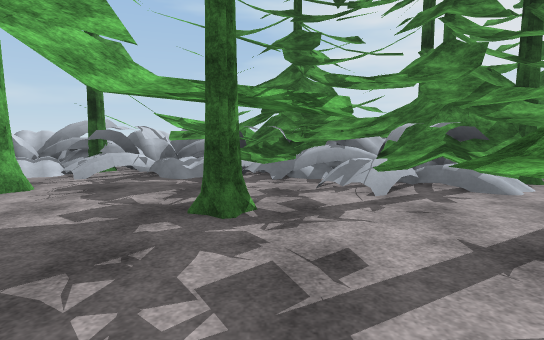
[1] (above)

23 first-person views from a walk through a scene from a Unity 3-D project. The camera is 1.4 m above the floor, tilts 6° down and sees 80° across. The floor is counted in squares, 2 m on a side. Each view is taken from the middle of a square. On the plan, view 1 faces up. The plan holds only what a view shows up to about 10 squares ahead; the rest is blank. The place goes on beyond the plan. Some surface patterns are stand-ins.

[2]
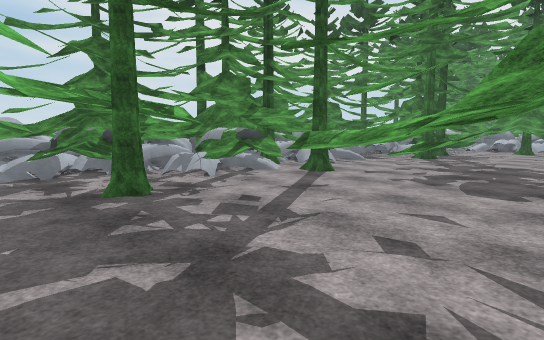

[3]
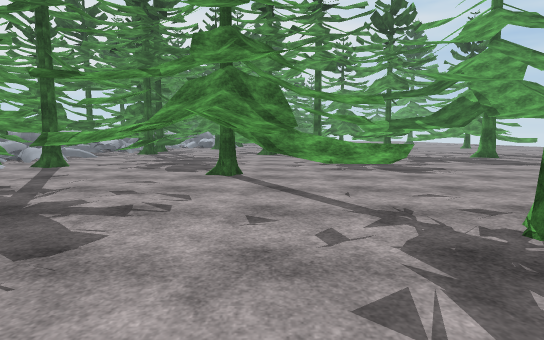

[4]
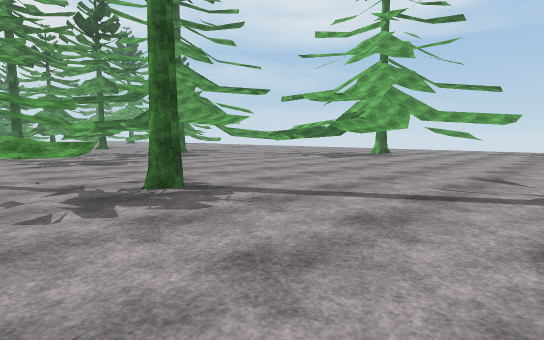

[5]
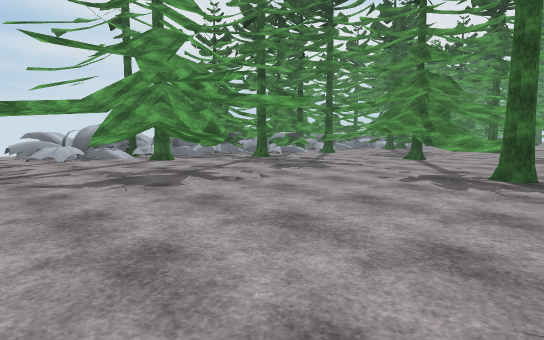

[6]
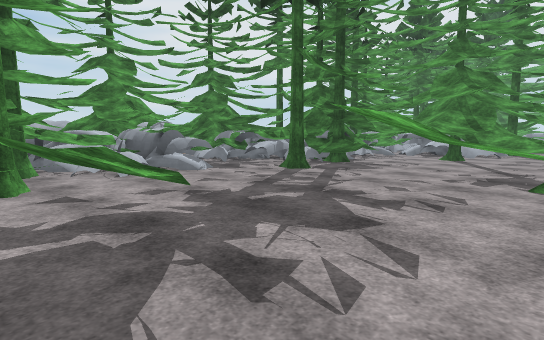

[7]
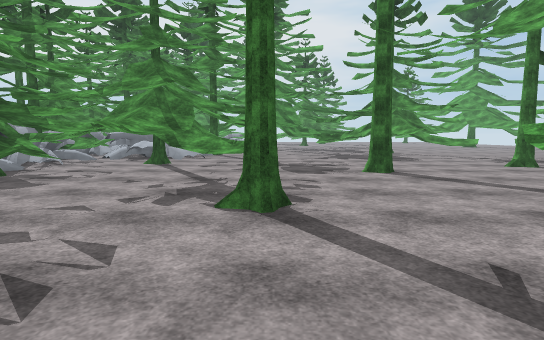

[8]
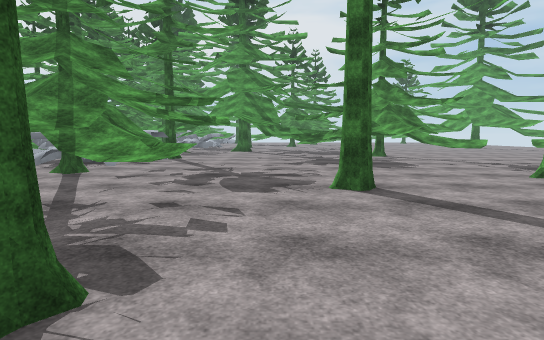

[9]
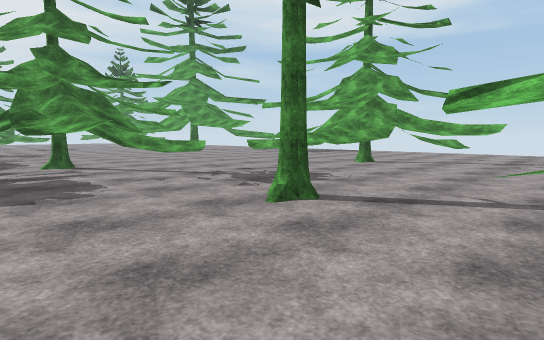

[10]
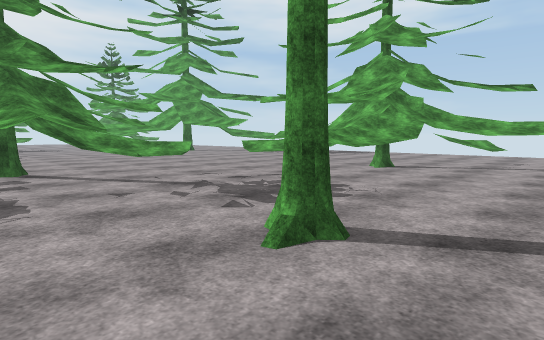

[11]
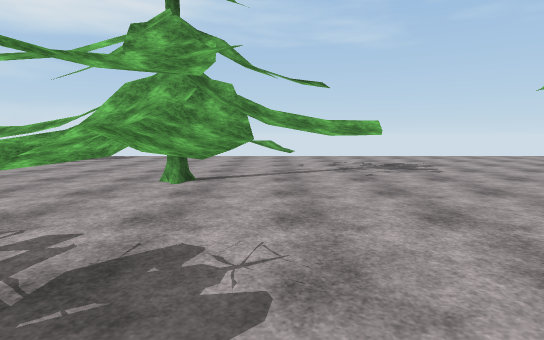

[12]
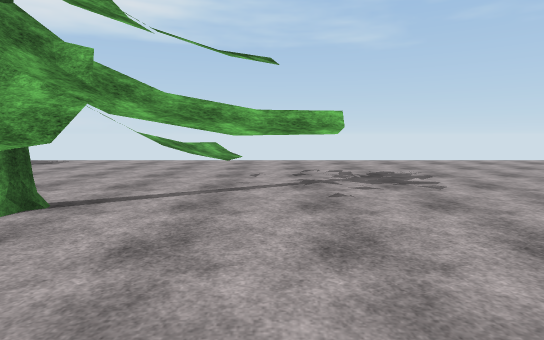

[13]
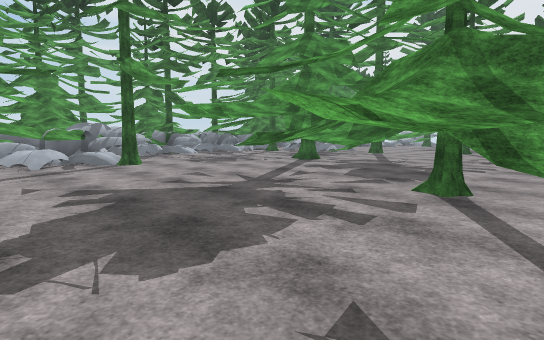

[14]
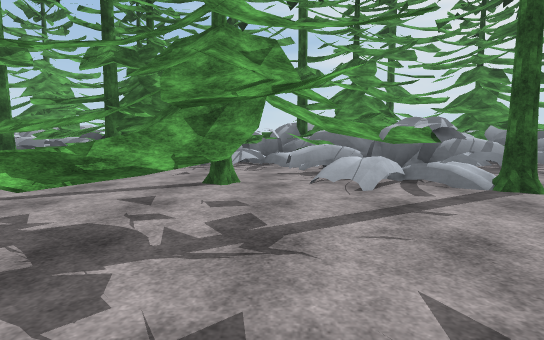

[15]
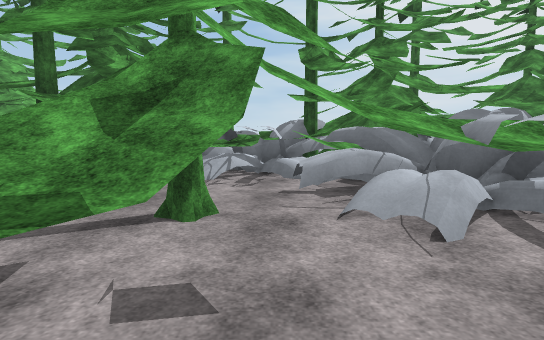

[16]
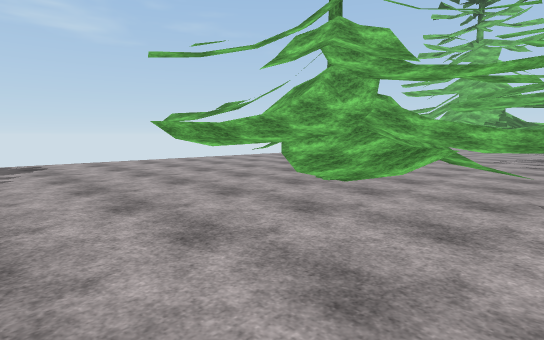

[17]
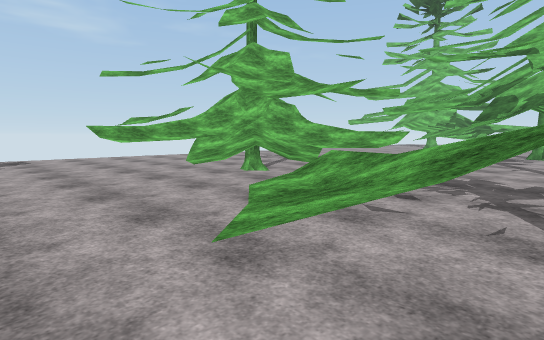

[18]
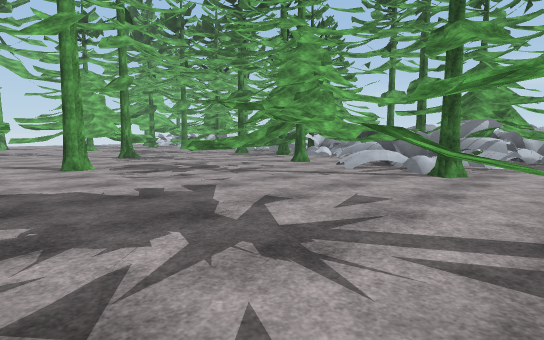

[19]
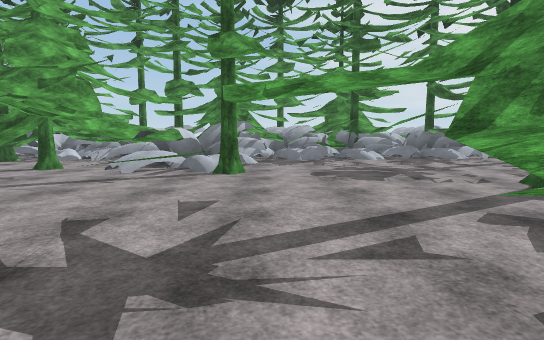

[20]
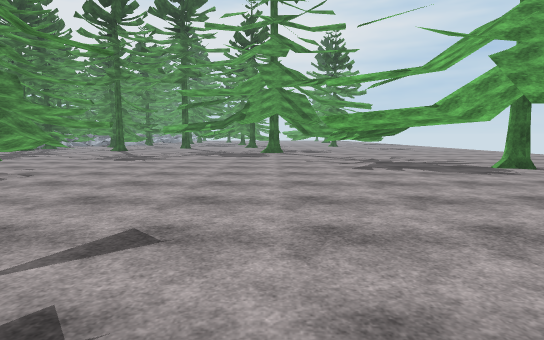

[21]
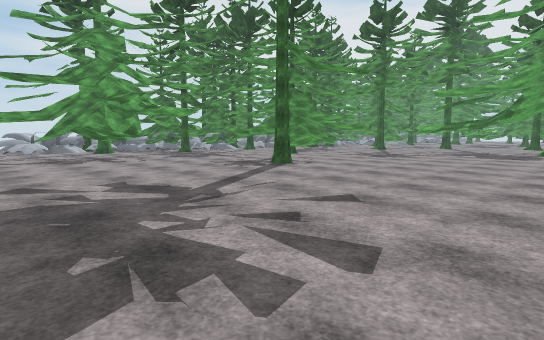

[22]
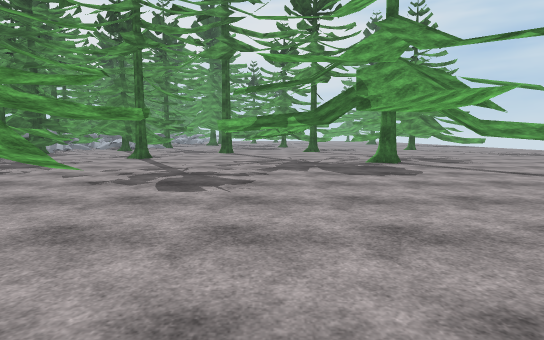

[23]
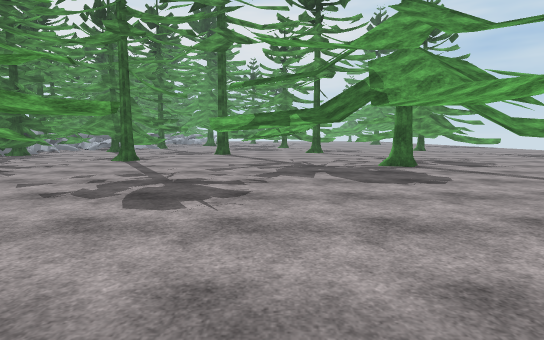

### Floor plan
Key: @ floor where view 1 was taken; # wall or solid block; . main floor; : floor 0.25 m higher than the main floor; ^ raised ledge; O other object.
Columns run from 8 left of view 1 to 19 right of it. Each row starts with its distance up from view 1.
  9         O     O
  8   OO## OO O  OOOO    OOO OO
  7  .O######OOOOOOOO    OOOOO O
  6  .O##O##OOOOOOOOOOO    OOO O
  5  ..O..###OOOOOOO.#OOOOOOOOOO
  4  ...#....:OO.OO .OOOOOOOOOO
  3  . ....#O.OO....O.OOOOO OO..
  2  .# . ....O.......OOOOOOOOO.
  1  .^##....OOOO......OO#.OOO..
  0 ...^....@OOOO......OO..O.O..
 -1 .......OOO#OOO......OO......
 -2 .......OOO..O...O...O.......
 -3 ........OOO.................
 -4 ......O..O.........O......OO
 -5 ............. . .........OOO
 -6 ............. ..###.....O...
 -7 ............... . #....OOOO.
 -8 ................. ..O....OO.
 -9 ...............#.........OO.
-10 ............. ........O.....
-11    .... .###.#........OOOO..
-12    ......      ^.....OOOO...
-13    .......     .....OOOOOO..
-14    ..  .#..    .....OOOOO...
-15         ...    ......OO.....
-16          ..   .......O.....
-17              ..............
-18              ..............
-19              ..............

Positions as (right, up) in squares from view 1, and headings:
1: (0, 0), facing up
2: (-2, -1), facing up-right
3: (-4, -2), facing right
4: (-6, -2), facing down-right
5: (-8, -5), facing up-right
6: (3, -2), facing up-right
7: (5, -2), facing right
8: (7, -3), facing right
9: (10, -5), facing down-right
10: (11, -6), facing down-right
11: (13, -8), facing down
12: (12, -10), facing down
13: (14, -8), facing up-right
14: (14, -4), facing up
15: (14, -2), facing up
16: (19, -10), facing down-left
17: (19, -8), facing down-left
18: (19, -6), facing up-left
19: (18, -6), facing up
20: (-7, -9), facing right
21: (-8, -10), facing up-right
22: (-2, -6), facing right
23: (-1, -6), facing right
